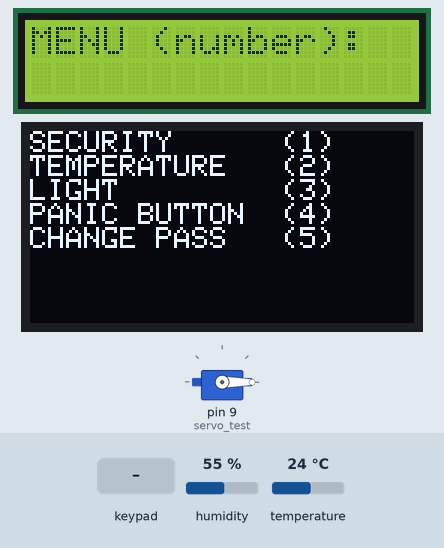
This sketch was run on a simulated Arduino Mega 2560, built with avr-gcc and run on an emulated ATmega2560. On the bench: servo, 16×2 character LCD, 128×64 one-colour display. Inputs (shaded band) come from the test bench; at power-on: humidity 55 %, temperature 24 °C. What the sketch prints to the serial monitor is not drawn.

Above: at 1.3 s.
1.4 s: keypad keys 1 2 3 4 # pressed 0.4 s apart
At 4.0 s:
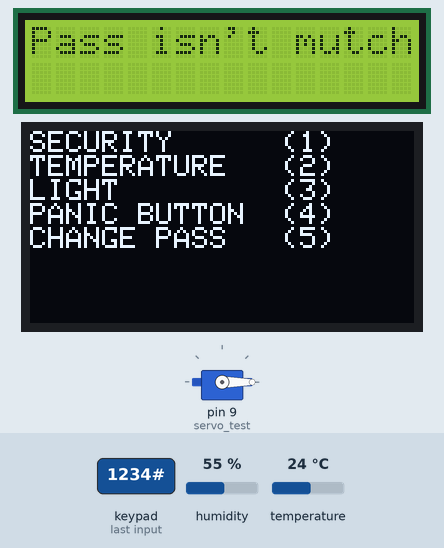
4.9 s: key '2' pressed
At 6.6 s:
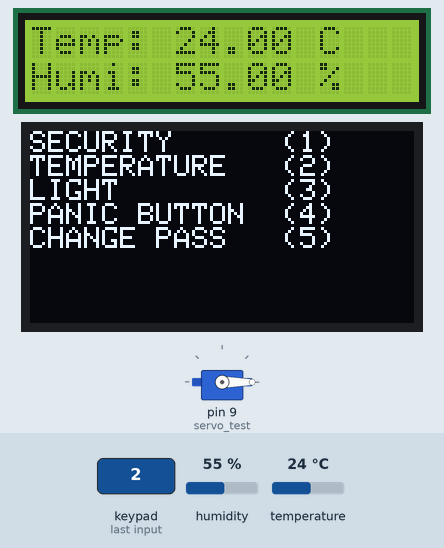
7.9 s: key '*' pressed
At 8.7 s:
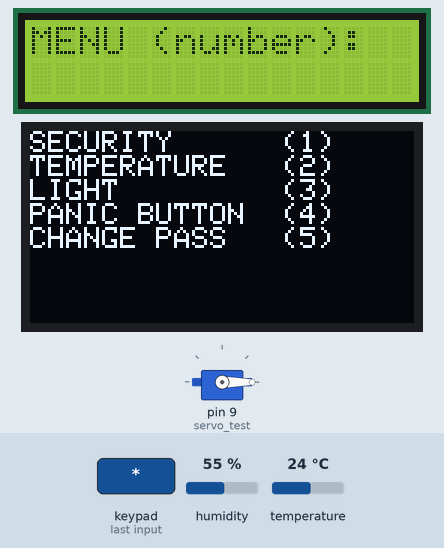
9.5 s: keypad keys 1 3 9 7 # pressed 0.4 s apart
At 9.9 s:
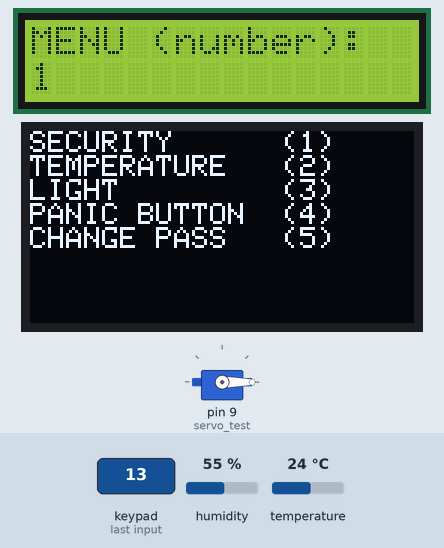
13.0 s: keypad keys 2 2 2 3 2 4 2 5 # pressed 0.4 s apart
At 15.7 s:
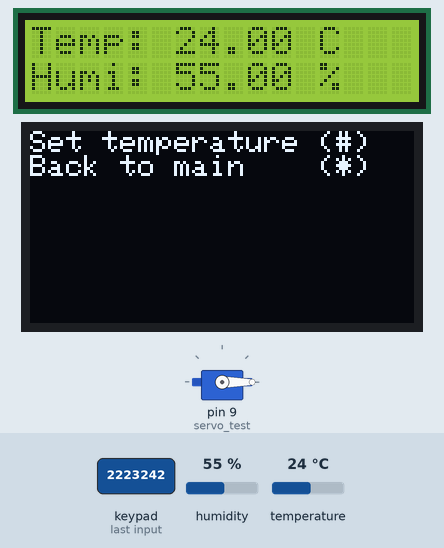
19.6 s: key '#' pressed
At 21.3 s:
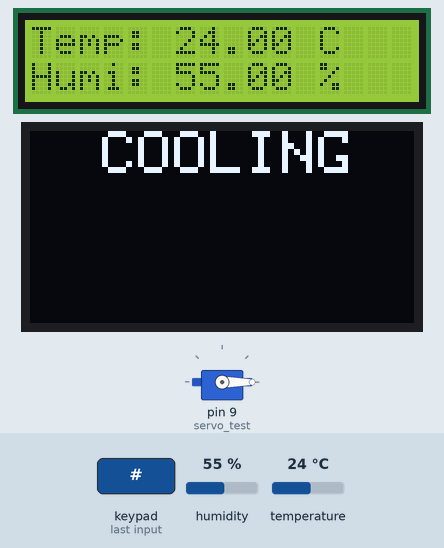
Timing chart, 0 to 22.8 s (numbered marks = the images above; inputs shaded):
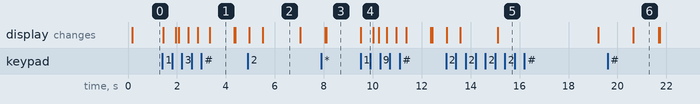

Measured:
- after the input at 1.4 s, the display: first changes at once (image 1 shows a later state)
- after the input at 4.9 s, the display: first changes after 0.05 s (image 2 shows a later state)
- after the input at 7.9 s, the display: first changes after 0.15 s (image 3 shows a later state)
- after the input at 9.5 s, the display: changes at once (image 4)
- after the input at 13.0 s, the display: first changes at once (image 5 shows a later state)
- after the input at 19.6 s, the display: changes after 1.1 s (image 6)
- what the display in image 1 shows lasts 1.0 s, from 3.3 s to 4.3 s

The sketch:

smart_0.1.ino
```cpp
#include <LiquidCrystal_I2C.h>
#include <Servo.h>
#include <Wire.h>
#include <Keypad.h>
#include <dht.h>
#include <SPI.h>
#include <Wire.h>
#include <Adafruit_GFX.h>
#include <Adafruit_SSD1306.h>
#include <EEPROM.h>

#define SCREEN_WIDTH 128
#define SCREEN_HEIGHT 64

#define OLED_MOSI   51
#define OLED_CLK    52
#define OLED_DC    48
#define OLED_CS    12
#define OLED_RESET 49


#define jelszo_hossz 5
#define DHT11_pin 10

int tengely=0;
int temphum;

char Data[jelszo_hossz];
char Tempdat[2];
char goodcode[jelszo_hossz] = "1234";
byte data_szamlalo=0, code_szamlalo=0;
bool goodpass, megvan;
char vissz,vissz1,vissz2;
char secu[4]="0000";

const byte sor = 4;
const byte oszlop = 3;
char tasta [sor][oszlop] = {
  {'1', '2', '3'},
  {'4', '5', '6'},
  {'7', '8', '9'},
  {'*', '0', '#'}
};
byte sorPins[sor] = {22, 23, 24, 25};
byte oszlopPins[oszlop] = {26, 27, 28};

Adafruit_SSD1306 display(SCREEN_WIDTH, SCREEN_HEIGHT,
  OLED_MOSI, OLED_CLK, OLED_DC, OLED_RESET, OLED_CS);


Keypad billpad = Keypad(makeKeymap(tasta), sorPins, oszlopPins, sor, oszlop);

LiquidCrystal_I2C lcd(0x27, 16, 2);

Servo servo_test;

dht DHT;

void setup() {

  servo_test.attach(9);
  servo_test.write(0);
  lcd.init();
  lcd.backlight();

  Serial.begin(9600);
  display.begin(SSD1306_SWITCHCAPVCC);
  display.clearDisplay();
  display.display();
    }

void nyit() {
    for (tengely=0; tengely<180; tengely++){
    servo_test.write(tengely);
    delay(5);
       }
}

void zar() {
    for (tengely=180; tengely>0; tengely--){
    servo_test.write(tengely);
    delay(5);
         }
}

void temper_lcd(){
  temphum=DHT.read11(DHT11_pin);
  lcd.clear();
  lcd.print("Temp: ");
  lcd.print(DHT.temperature);
  lcd.print(" C");
  lcd.setCursor(0,1);
  lcd.print("Humi: ");
  lcd.print(DHT.humidity);
  lcd.print(" %");
  delay(1500);
  display.clearDisplay();
  display.setTextColor(WHITE);
  display.setTextSize(1);
  display.setCursor(0,0);
  display.println("Set temperature (#)");
  display.println("Back to main    (*)");
  display.display();
  char vissz,bill;
    do {
    char bill=billpad.getKey();
    if (bill) {
       vissz=bill;
          }
  }
  while  ((vissz!='#') && (vissz!='*'));
  if (vissz=='#') {
    temper_set();
  }
  }

void temper_set(){
  char bill;
  char vissz1;
  byte szamlalo=0;
  display.setTextColor(WHITE);
  display.setTextSize(1);
  display.clearDisplay();
  display.setCursor(0,0);
  display.println("Set temperature : ");
  display.display();
  do {

    char bill=billpad.getKey();
    vissz1=bill;

    if ((bill) && (vissz1!='#') && (vissz1!='*')) {
       Tempdat[szamlalo]=vissz1;
       display.print(Tempdat[szamlalo]);
       display.display();
       szamlalo++;
    }
    if (szamlalo==2) {
      display.println();
      display.println("OK?");
      display.println("No/Yes: */#:");
      display.display();
      char vissz2;
      szamlalo=0;
      do {
       char bill=billpad.getKey();
       vissz2=bill;
       if ((vissz2=='#') || (vissz2=='*')) {
          display.print(vissz2);
          delay(500);
          display.display();
          if (vissz2=='*') {
             display.clearDisplay();
             display.setCursor(0,0);
             display.println("Set temperature : ");
             display.display();
          }
          if (vissz2=='#') {
            vissz1='#';
            }
          }
       }
       while ((vissz2!='#') && (vissz2!='*'));
      }
      }
  while ((vissz1 !='#') && (vissz2!='#'));
  delay(1000);

  if (DHT.temperature>atoi(Tempdat)) {
             display.clearDisplay();
             display.setTextSize(2);
             display.setCursor(0,0);
             display.println("  COOLING  ");
             display.display();
             delay(1000);
  }
  else {
             display.clearDisplay();
             display.setTextSize(2);
             display.setCursor(0,0);
             display.println("  HEATING ");
             display.display();
             delay(1000);
  }

  Serial.println(Tempdat);
  Serial.print(atoi(Tempdat));

    }


void secur(){
       data_szamlalo=0;
       for (int i=0; i<jelszo_hossz-1; i++) {
        Data[i]='*';
        }
       lcd.clear();
       lcd.setCursor(0,0);
       lcd.print("Password:");
       boolean megvan=false;
  do {
  char bill = billpad.getKey();
  if (bill) {
    Data[data_szamlalo]=bill;
    lcd.setCursor(data_szamlalo,1);
    lcd.print(Data[data_szamlalo]);
    data_szamlalo++;
  }
  if (data_szamlalo==jelszo_hossz-1) {
        lcd.clear();
        data_szamlalo=0;
        int sz=0;
        int address=0;
        boolean megvan=false;
       while ((sz<5)  && (megvan==false)){
        EEPROM.get(address,secu);
        Serial.println(secu);
        if (atoi(Data)==atoi(secu))
        {
          megvan=true;
        }
        address=address+sizeof(secu);
        sz++;
       }
      if (megvan==true) {
      lcd.print("Correct");
      delay(500);
      if (tengely==0)  {
        display.setTextSize(2);
        display.clearDisplay();
        display.setTextColor(WHITE);
        display.setCursor(0,0);
        display.println("Deadlock  opening");
        display.display();
        nyit();
        delay(1000);
        display.clearDisplay();
        break;
          }
      else {
        display.setTextSize(2);
        display.clearDisplay();
        display.setTextColor(WHITE);
        display.setCursor(0,0);
        display.println("Deadlock  closing");
        display.display();
        zar();
        delay(1000);
        display.clearDisplay();
        break;
         }
      delay(1000);

  }
    else {
      lcd.clear();
      lcd.print("Pass isn't mutch");
      delay(1000);
      lcd.clear();
      break;
    }
  }
    }
    while (megvan==false);

  }

void loop()
{
   display.setTextSize(1);
   display.setTextColor(WHITE);
   display.setCursor(0,0);
   display.println("SECURITY      (1)");
   display.println("TEMPERATURE   (2)");
   display.println("LIGHT         (3)");
   display.println("PANIC BUTTON  (4)");
   display.println("CHANGE PASS   (5)");
   display.display();
   lcd.setCursor(0,0);
   lcd.print("MENU (number): ");
   char bill = billpad.getKey();
   if (bill) {
    lcd.setCursor(0,1);
    lcd.print(bill);
    delay(500);
    switch (bill) {
      case '1' :
          secur();
          break;
      case '2' :
          temper_lcd();
           lcd.clear();
           display.clearDisplay();
           display.display();
          break;

               }
    }
}
```
